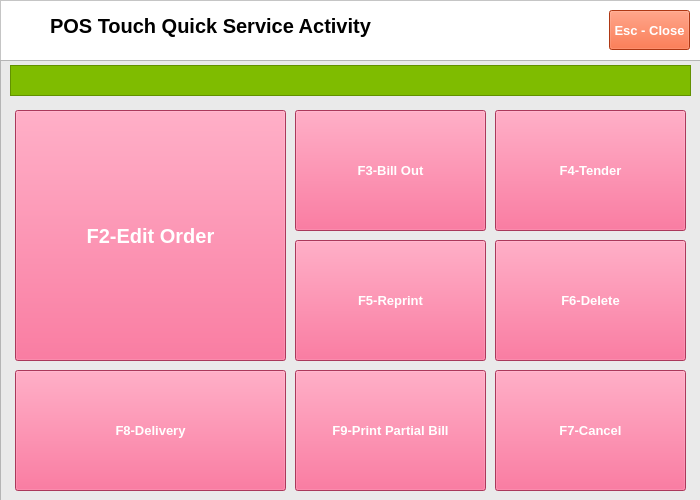
<?xml version="1.0" encoding="UTF-8"?>
<ui version="4.0">
 <class>Form</class>
 <widget class="QWidget" name="Form">
  <property name="geometry">
   <rect>
    <x>0</x>
    <y>0</y>
    <width>700</width>
    <height>500</height>
   </rect>
  </property>
  <property name="windowTitle">
   <string>Form</string>
  </property>
  <widget class="QFrame" name="frame">
   <property name="geometry">
    <rect>
     <x>0</x>
     <y>0</y>
     <width>701</width>
     <height>61</height>
    </rect>
   </property>
   <property name="styleSheet">
    <string notr="true">background-color: rgb(255, 255, 255);</string>
   </property>
   <property name="frameShape">
    <enum>QFrame::StyledPanel</enum>
   </property>
   <property name="frameShadow">
    <enum>QFrame::Raised</enum>
   </property>
   <widget class="QLabel" name="label">
    <property name="geometry">
     <rect>
      <x>10</x>
      <y>10</y>
      <width>35</width>
      <height>35</height>
     </rect>
    </property>
    <property name="text">
     <string/>
    </property>
    <property name="pixmap">
     <pixmap>../../Documents/GitHub/python-pos/img/POS Touch.png</pixmap>
    </property>
    <property name="scaledContents">
     <bool>true</bool>
    </property>
   </widget>
   <widget class="QLabel" name="label_2">
    <property name="geometry">
     <rect>
      <x>50</x>
      <y>10</y>
      <width>321</width>
      <height>31</height>
     </rect>
    </property>
    <property name="font">
     <font>
      <family>Segoe UI</family>
      <pointsize>15</pointsize>
      <weight>75</weight>
      <bold>true</bold>
     </font>
    </property>
    <property name="text">
     <string>POS Touch Quick Service Activity</string>
    </property>
   </widget>
   <widget class="QPushButton" name="pushButtonClose">
    <property name="geometry">
     <rect>
      <x>609</x>
      <y>10</y>
      <width>81</width>
      <height>40</height>
     </rect>
    </property>
    <property name="font">
     <font>
      <family>Segoe UI</family>
      <pointsize>10</pointsize>
      <weight>75</weight>
      <bold>true</bold>
     </font>
    </property>
    <property name="styleSheet">
     <string notr="true">background-color: rgb(243, 79, 28);
color: rgb(255, 255, 255);</string>
    </property>
    <property name="text">
     <string>Esc - Close</string>
    </property>
   </widget>
  </widget>
  <widget class="QFrame" name="frame_2">
   <property name="geometry">
    <rect>
     <x>0</x>
     <y>60</y>
     <width>701</width>
     <height>441</height>
    </rect>
   </property>
   <property name="styleSheet">
    <string notr="true">background-color: rgb(234, 234, 234);</string>
   </property>
   <property name="frameShape">
    <enum>QFrame::StyledPanel</enum>
   </property>
   <property name="frameShadow">
    <enum>QFrame::Raised</enum>
   </property>
   <widget class="QFrame" name="frame_3">
    <property name="geometry">
     <rect>
      <x>10</x>
      <y>5</y>
      <width>681</width>
      <height>31</height>
     </rect>
    </property>
    <property name="styleSheet">
     <string notr="true">background-color: rgb(127, 188, 0);</string>
    </property>
    <property name="frameShape">
     <enum>QFrame::StyledPanel</enum>
    </property>
    <property name="frameShadow">
     <enum>QFrame::Raised</enum>
    </property>
   </widget>
   <widget class="QPushButton" name="pushButtonEditOrder">
    <property name="geometry">
     <rect>
      <x>15</x>
      <y>50</y>
      <width>271</width>
      <height>251</height>
     </rect>
    </property>
    <property name="font">
     <font>
      <family>Segoe UI</family>
      <pointsize>15</pointsize>
      <weight>75</weight>
      <bold>true</bold>
     </font>
    </property>
    <property name="styleSheet">
     <string notr="true">background-color: rgb(240, 80, 128);
color: rgb(255, 255, 255);</string>
    </property>
    <property name="text">
     <string>F2-Edit Order</string>
    </property>
    <property name="icon">
     <iconset>
      <normaloff>../../Documents/GitHub/python-pos/img/editOrder.png</normaloff>../../Documents/GitHub/python-pos/img/editOrder.png</iconset>
    </property>
    <property name="iconSize">
     <size>
      <width>100</width>
      <height>100</height>
     </size>
    </property>
   </widget>
   <widget class="QPushButton" name="pushButtonBillOut">
    <property name="geometry">
     <rect>
      <x>295</x>
      <y>50</y>
      <width>191</width>
      <height>121</height>
     </rect>
    </property>
    <property name="font">
     <font>
      <family>Segoe UI</family>
      <pointsize>10</pointsize>
      <weight>75</weight>
      <bold>true</bold>
     </font>
    </property>
    <property name="styleSheet">
     <string notr="true">background-color: rgb(240, 80, 128);
color: rgb(255, 255, 255);</string>
    </property>
    <property name="text">
     <string>F3-Bill Out</string>
    </property>
    <property name="icon">
     <iconset>
      <normaloff>../../Documents/GitHub/python-pos/img/Reports.png</normaloff>../../Documents/GitHub/python-pos/img/Reports.png</iconset>
    </property>
    <property name="iconSize">
     <size>
      <width>50</width>
      <height>50</height>
     </size>
    </property>
   </widget>
   <widget class="QPushButton" name="pushButtonDelivery">
    <property name="geometry">
     <rect>
      <x>15</x>
      <y>310</y>
      <width>271</width>
      <height>121</height>
     </rect>
    </property>
    <property name="font">
     <font>
      <family>Segoe UI</family>
      <pointsize>10</pointsize>
      <weight>75</weight>
      <bold>true</bold>
     </font>
    </property>
    <property name="styleSheet">
     <string notr="true">background-color: rgb(240, 80, 128);
color: rgb(255, 255, 255);</string>
    </property>
    <property name="text">
     <string>F8-Delivery</string>
    </property>
    <property name="icon">
     <iconset>
      <normaloff>../../Documents/GitHub/python-pos/img/delivery.png</normaloff>../../Documents/GitHub/python-pos/img/delivery.png</iconset>
    </property>
    <property name="iconSize">
     <size>
      <width>50</width>
      <height>50</height>
     </size>
    </property>
   </widget>
   <widget class="QPushButton" name="pushButtonTender">
    <property name="geometry">
     <rect>
      <x>495</x>
      <y>50</y>
      <width>191</width>
      <height>121</height>
     </rect>
    </property>
    <property name="font">
     <font>
      <family>Segoe UI</family>
      <pointsize>10</pointsize>
      <weight>75</weight>
      <bold>true</bold>
     </font>
    </property>
    <property name="styleSheet">
     <string notr="true">background-color: rgb(240, 80, 128);
color: rgb(255, 255, 255);</string>
    </property>
    <property name="text">
     <string>F4-Tender</string>
    </property>
    <property name="icon">
     <iconset>
      <normaloff>../../Documents/GitHub/python-pos/img/tender.png</normaloff>../../Documents/GitHub/python-pos/img/tender.png</iconset>
    </property>
    <property name="iconSize">
     <size>
      <width>50</width>
      <height>50</height>
     </size>
    </property>
   </widget>
   <widget class="QPushButton" name="pushButtonDelete">
    <property name="geometry">
     <rect>
      <x>495</x>
      <y>180</y>
      <width>191</width>
      <height>121</height>
     </rect>
    </property>
    <property name="font">
     <font>
      <family>Segoe UI</family>
      <pointsize>10</pointsize>
      <weight>75</weight>
      <bold>true</bold>
     </font>
    </property>
    <property name="styleSheet">
     <string notr="true">background-color: rgb(240, 80, 128);
color: rgb(255, 255, 255);</string>
    </property>
    <property name="text">
     <string>F6-Delete</string>
    </property>
    <property name="icon">
     <iconset>
      <normaloff>../../Documents/GitHub/python-pos/img/delete.png</normaloff>../../Documents/GitHub/python-pos/img/delete.png</iconset>
    </property>
    <property name="iconSize">
     <size>
      <width>50</width>
      <height>50</height>
     </size>
    </property>
   </widget>
   <widget class="QPushButton" name="pushButtonReprint">
    <property name="geometry">
     <rect>
      <x>295</x>
      <y>180</y>
      <width>191</width>
      <height>121</height>
     </rect>
    </property>
    <property name="font">
     <font>
      <family>Segoe UI</family>
      <pointsize>10</pointsize>
      <weight>75</weight>
      <bold>true</bold>
     </font>
    </property>
    <property name="styleSheet">
     <string notr="true">background-color: rgb(240, 80, 128);
color: rgb(255, 255, 255);</string>
    </property>
    <property name="text">
     <string>F5-Reprint</string>
    </property>
    <property name="icon">
     <iconset>
      <normaloff>../../Documents/GitHub/python-pos/img/Reports.png</normaloff>../../Documents/GitHub/python-pos/img/Reports.png</iconset>
    </property>
    <property name="iconSize">
     <size>
      <width>50</width>
      <height>50</height>
     </size>
    </property>
   </widget>
   <widget class="QPushButton" name="pushButtonCancel">
    <property name="geometry">
     <rect>
      <x>495</x>
      <y>310</y>
      <width>191</width>
      <height>121</height>
     </rect>
    </property>
    <property name="font">
     <font>
      <family>Segoe UI</family>
      <pointsize>10</pointsize>
      <weight>75</weight>
      <bold>true</bold>
     </font>
    </property>
    <property name="styleSheet">
     <string notr="true">background-color: rgb(240, 80, 128);
color: rgb(255, 255, 255);</string>
    </property>
    <property name="text">
     <string>F7-Cancel</string>
    </property>
    <property name="icon">
     <iconset>
      <normaloff>../../Documents/GitHub/python-pos/img/cancel.png</normaloff>../../Documents/GitHub/python-pos/img/cancel.png</iconset>
    </property>
    <property name="iconSize">
     <size>
      <width>50</width>
      <height>50</height>
     </size>
    </property>
   </widget>
   <widget class="QPushButton" name="pushButtonPartialBill">
    <property name="geometry">
     <rect>
      <x>295</x>
      <y>310</y>
      <width>191</width>
      <height>121</height>
     </rect>
    </property>
    <property name="font">
     <font>
      <family>Segoe UI</family>
      <pointsize>10</pointsize>
      <weight>75</weight>
      <bold>true</bold>
     </font>
    </property>
    <property name="styleSheet">
     <string notr="true">background-color: rgb(240, 80, 128);
color: rgb(255, 255, 255);</string>
    </property>
    <property name="text">
     <string>F9-Print Partial Bill</string>
    </property>
    <property name="icon">
     <iconset>
      <normaloff>../../Documents/GitHub/python-pos/img/Reports.png</normaloff>../../Documents/GitHub/python-pos/img/Reports.png</iconset>
    </property>
    <property name="iconSize">
     <size>
      <width>50</width>
      <height>50</height>
     </size>
    </property>
   </widget>
  </widget>
 </widget>
 <resources/>
 <connections/>
</ui>
